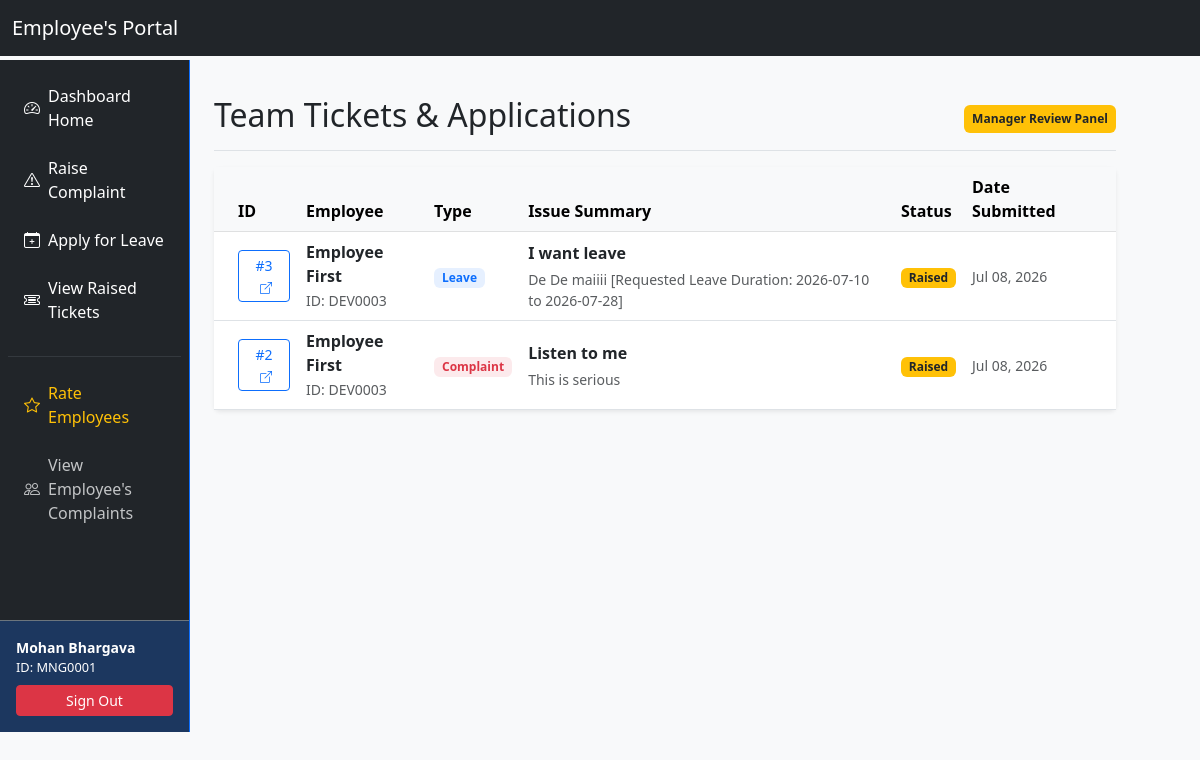
/tickets/team-tickets/ (signed in), run on an earlier commit of the app's database.
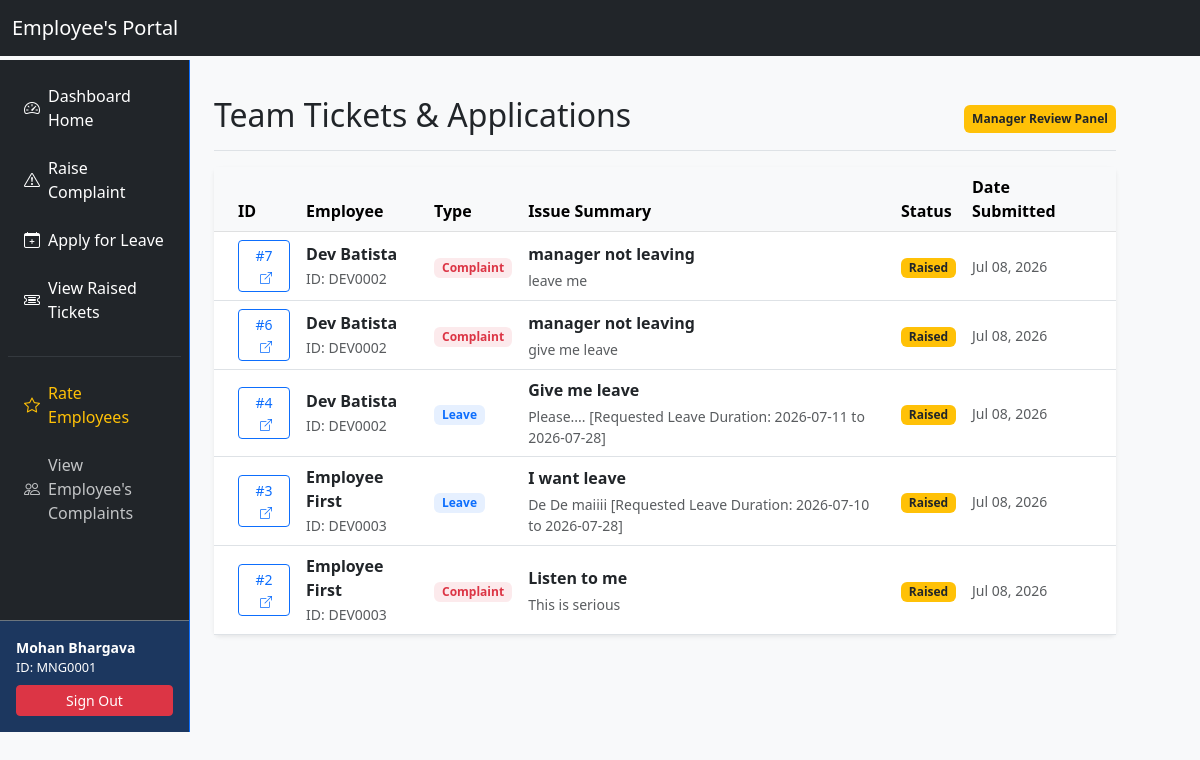
And on a later commit of the database.
### tickets/models.py (models this page shows, shortened)
class Ticket(models.Model):
    class TicketType(models.TextChoices):
        COMPLAINT = 'COMPLAINT', 'Complaint'
        LEAVE = 'LEAVE', 'Leave Application'
    class StatusChoices(models.TextChoices):
        RAISED = 'RAISED', 'Raised'
        PROCESSING = 'PROCESSING', 'Processing'
        CLOSED = 'CLOSED', 'Closed'
    ticket_id = models.AutoField(primary_key=True)
    ticket_type = models.CharField(max_length=20, choices=TicketType.choices, default=TicketType.COMPLAINT)
    title = models.CharField(max_length=200, default="General")
    detailed_issue = models.TextField()
    raised_by = models.ForeignKey(
        EmployeeInfo,
        on_delete=models.CASCADE,
        related_name='raised_tickets'
    )
    assigned_manager = models.ForeignKey(
        EmployeeInfo,
        on_delete=models.SET_NULL,
        null=True,
        blank=True,
        related_name='managed_tickets'
    )
    resolve_status = models.CharField(
        max_length=20,
        choices=StatusChoices.choices,
        default=StatusChoices.RAISED
    )
    created_at = models.DateTimeField(auto_now_add=True)
    start_date = models.DateField(null=True)
    end_date = models.DateField(null=True)

### accounts/models.py (models this page shows, shortened)
class EmployeeInfo(models.Model):
    class RoleChoices(models.TextChoices):
        ADMIN = 'ADMIN', 'Admin'
        MANAGER = 'MANAGER', 'Manager'
        DEVELOPER = 'DEVELOPER', 'Developer'
    class GenderChoices(models.TextChoices):
        MALE = 'M', 'Male'
        FEMALE = 'F', 'Female'
        OTHER = 'O', 'Other'
    user = models.OneToOneField(User, on_delete=models.CASCADE, related_name='employee_profile')
    employee_id = models.CharField(max_length=20, unique=True, blank=True)
    name = models.CharField(max_length=100)
    role = models.CharField(max_length=20, choices=RoleChoices.choices, default=RoleChoices.DEVELOPER)
    dob = models.DateField(verbose_name="Date of Birth")
    gender = models.CharField(max_length=1, choices=GenderChoices.choices)
    blood_group = models.CharField(max_length=5)
    manager = models.ForeignKey(
        'self',
        null=True,
        blank=True,
        on_delete=models.SET_NULL,
        related_name='subordinates'
    )

### tickets/views.py (the view)
# urls.py: path('team-tickets/', views.view_subordinate_tickets, name='view_team_tickets'),
@login_required
def view_subordinate_tickets(request):
    user_profile = request.user.employee_profile
    if user_profile.role == 'ADMIN':
        all_tickets = Ticket.objects.all()
        return render(request, 'tickets/admin_view_ticket.html',{'tickets': all_tickets})
    if user_profile.role != 'MANAGER':
        messages.error(request, "Access denied. You do not have manager privileges.")
        return redirect('dashboard')
    managed_tickets = Ticket.objects.filter(
        assigned_manager=user_profile
    ).order_by('-created_at')
    return render(request, 'tickets/manager_view_tickets.html', {'tickets': managed_tickets})

### tickets/templates/tickets/manager_view_tickets.html (shortened to what the changed rows need)
{% extends 'accounts/base.html' %}
{% block mainContent %}
        <main class="col-md-9 ms-sm-auto col-lg-10 px-md-4 py-4">
            <div
                class="d-flex justify-content-between flex-wrap flex-md-nowrap align-items-center pt-3 pb-2 mb-3 border-bottom">
                <h1 class="h2">Team Tickets & Applications</h1>
            </div>
            <div class="card shadow-sm border-0">
                <div class="card-body p-0">
                    {% if tickets %}
                    <div class="table-responsive">
                        <table class="table table-hover align-middle mb-0">
                            <thead class="table-light">
                                <tr>
                                    <th scope="col" class="ps-4">ID</th>
                                    <th scope="col">Employee</th>
                                    <th scope="col">Type</th>
                                    <th scope="col">Issue Summary</th>
                                    <th scope="col">Status</th>
                                    <th scope="col" class="pe-4">Date Submitted</th>
                                </tr>
                            </thead>
                            <tbody>
                                {% for ticket in tickets %}
                                <tr>
                                    <td class="fw-bold ps-4"><a href="{% url 'ticket_detail' ticket.ticket_id %}" class="btn btn-sm btn-outline-primary py-1 px-2">
                                        #{{ ticket.ticket_id }} <i class="bi bi-box-arrow-up-right ms-1" style="font-size: 0.75rem;"></i>
                                    </a></td>
                                    <td>
                                        <div class="fw-semibold">{{ ticket.raised_by.name }}</div>
                                        <small class="text-muted">ID: {{ ticket.raised_by.employee_id }}</small>
                                    </td>
                                    <td>
                                        {% if ticket.ticket_type == 'COMPLAINT' %}
                                        <span
                                            class="badge bg-danger bg-opacity-10 text-danger px-2 py-1">Complaint</span>
                                        {% else %}
                                        <span class="badge bg-primary bg-opacity-10 text-primary px-2 py-1">Leave</span>
                                        {% endif %}
                                    </td>
                                    <td>
                                        <div class="fw-semibold text-dark">{{ ticket.title }}</div>
                                        <small class="text-muted text-wrap d-block mt-1" style="max-width: 400px;">
                                            {{ ticket.detailed_issue|truncatechars:120 }}
                                        </small>
                                    </td>
                                    <td>
                                        {% if ticket.resolve_status == 'RAISED' %}
                                        <span class="badge bg-warning text-dark">Raised</span>
                                        {% elif ticket.resolve_status == 'PROCESSING' %}
                                        <span class="badge bg-info text-dark">Processing</span>
                                        {% else %}
                                        <span class="badge bg-success">Closed</span>
                                        {% endif %}
                                    </td>
                                    <td class="text-muted small pe-4">
                                        {{ ticket.created_at|date:"M d, Y" }}
                                    </td>
                                </tr>
                                {% endfor %}
                            </tbody>
                        </table>
                    </div>
                    {% else %}
                    <div class="text-center py-5">
                        <i class="bi bi-shield-check display-4 text-success"></i>
                        <p class="h5 mt-3 text-secondary">All clear!</p>
                        <p class="text-muted small">No pending complaints or leave applications from your team.</p>
                    </div>
                    {% endif %}
                </div>
            </div>
        </main>
{% endblock %}

What changed in the data, as far as the page shows it:
added Ticket: ticket_id "7", raised_by.name "Dev Batista", raised_by.employee_id "DEV0002", ticket_type "Complaint", title "manager not leaving", detailed_issue "leave me", resolve_status "Raised", created_at "Jul 08, 2026"
added Ticket: ticket_id "6", raised_by.name "Dev Batista", raised_by.employee_id "DEV0002", ticket_type "Complaint", title "manager not leaving", detailed_issue "give me leave", resolve_status "Raised", created_at "Jul 08, 2026"
added Ticket: ticket_id "4", raised_by.name "Dev Batista", raised_by.employee_id "DEV0002", ticket_type "Leave", title "Give me leave", detailed_issue "Please.... [Requested Leave Duration: 2026-07-11 to 2026-07-28]", resolve_status "Raised", created_at "Jul 08, 2026"
